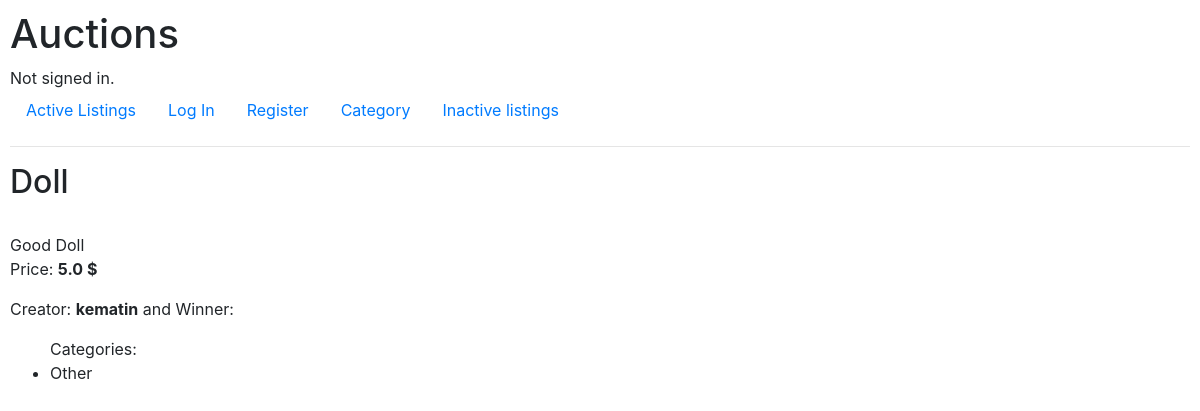
Before: /inactive/1 with the older database file.
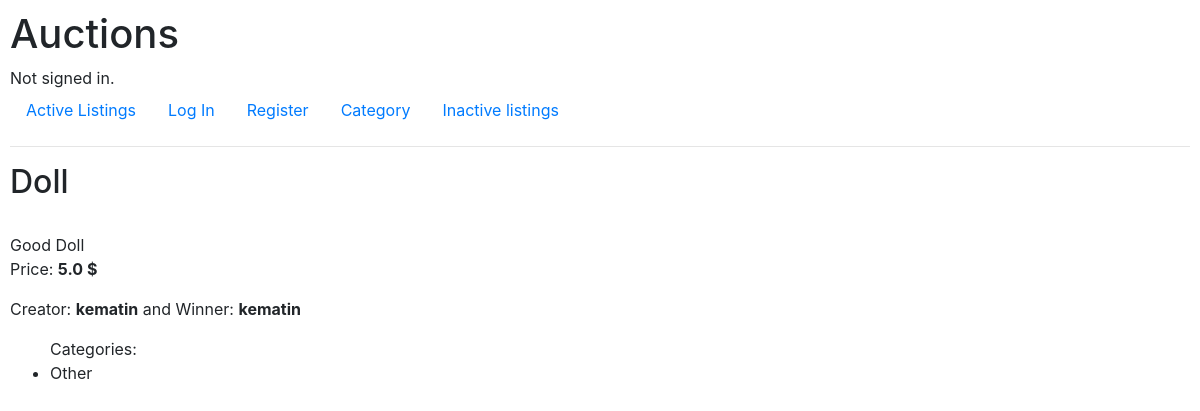
After: the same page with the newer database file.
### auctions/models.py (models this page shows, shortened)
class Listing(models.Model):
    name = models.CharField(max_length=20)
    description = models.TextField(max_length=500)
    cost = models.FloatField()
    image_url = models.URLField(blank=True)
    category_names = models.ManyToManyField(Category, blank=True, related_name="category")
    creator = models.ForeignKey(User, on_delete=models.CASCADE, related_name="creator")
    winner = models.CharField(max_length=150, blank=True)
    temporary_winner = models.CharField(max_length=150, blank=True)

class User(AbstractUser):
    pass

### auctions/views.py (the view)
# urls.py: path("inactive/<int:listing_id>", views.inactive_listing, name="inactive_listing"),
def inactive_listing(request, listing_id):
    listing = Listing.objects.all().get(id=listing_id)
    categories = listing.category_names.all()
    context = {"listing": listing, "categories": categories}
    return render(request, "auctions/inactive_listing.html", context)

### auctions/models.py (called while the page is built)
    def __str__(self):
        return self.name

### templates/auctions/inactive_listing.html (shortened to what this page needs)
{% extends "auctions/layout.html" %}
{% block body %}
    <h2> {{ listing.name }}</h2>
    <div class="about_listing">
        <br>{{ listing.description }}
        <p>Price: <strong>{{ listing.cost }} $</strong></p>
        <p>Creator: <strong>{{ listing.creator }}</strong> and
        Winner: <strong>{{ listing.winner }}</strong></p>
        <p>
            <ul> Categories:
                {% for category in categories %}
                    <li> {{ category }}</li>
                {% empty %}
                    <li>No categories :[</li>
                {% endfor %}
            </ul>
        </p>
    </div>
{% endblock %}

Changed rows visible on the page:
changed Listing "Doll": winner (not shown) → "kematin"
